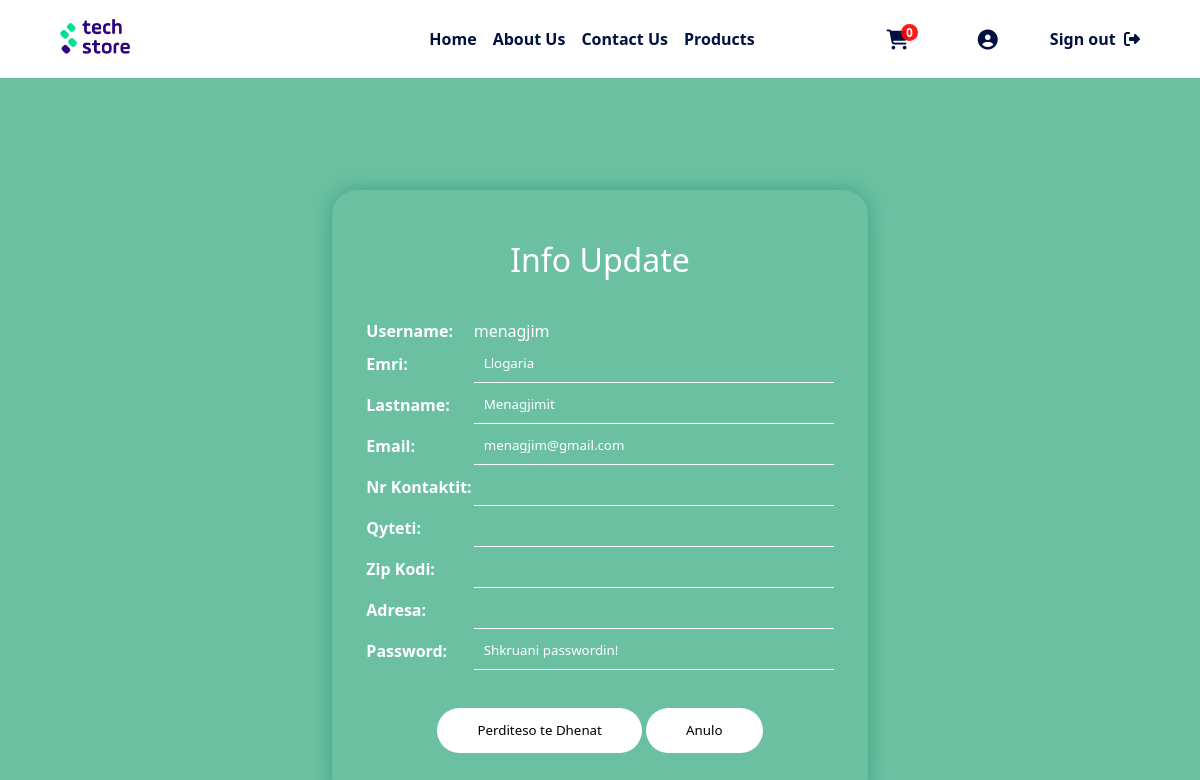
/php/funksione/perditesoTeDhenat.php?userID=3 (signed in), run on the app's committed database.
### tables this page shows
CREATE TABLE IF NOT EXISTS `tedhenatuser` (
  `userID` int(11) NOT NULL,
  `nrKontaktit` varchar(30) DEFAULT NULL,
  `qyteti` varchar(30) DEFAULT NULL,
  `zipKodi` varchar(7) DEFAULT NULL,
  `adresa` varchar(50) DEFAULT NULL,
  KEY `FK_UserTeDhenatUser` (`userID`)
);

CREATE TABLE IF NOT EXISTS `user` (
  `userID` int(11) NOT NULL AUTO_INCREMENT,
  `emri` varchar(20) NOT NULL,
  `mbiemri` varchar(30) DEFAULT NULL,
  `username` varchar(20) NOT NULL,
  `email` varchar(50) DEFAULT NULL,
  `password` varchar(60) NOT NULL,
  `aksesi` int(1) NOT NULL DEFAULT 0,
  PRIMARY KEY (`userID`)
);

### php/db/dbcon.php (called while the page is built)
<?php
class dbCon
{
    private $conn = '';
    private $hostiIDB = 'localhost';
    private $emriDB = 'techstoredb';
    private $dbUsername = 'root';
    private $dbPass = '';
    public function connDB()
    {
        try {
            $this->conn = new PDO(
                "mysql:host=$this->hostiIDB;dbname=$this->emriDB", $this->dbUsername, $this->dbPass,
                [PDO::ATTR_DEFAULT_FETCH_MODE => PDO::FETCH_ASSOC]
            );
        } catch (PDOException $pdoe) {
            die("Nuk mund të lidhej me bazën e të dhënave {$this->emriDB} :" . $pdoe->getMessage());
        }
        return $this->conn;
    }
}
?>

### php/CRUD/userCRUD.php (called while the page is built, shortened)
<?php
require_once('../db/dbcon.php');
class userCRUD extends dbCon
{
    private $userID;
    private $dbConn;
    public function __construct($userID = '', $emri = '', $mbiemri = '', $username = '', $email = '', $password = '', $aksesi = '')
    {
        $this->userID = $userID;
        $this->dbConn = $this->connDB();
    }
    public function setUserID($userID)
    {
        $this->userID = $userID;
    }
    public function shfaqSipasID()
    {
        try {
            $sql = 'SELECT * from user u INNER JOIN tedhenatuser t ON u.userID = t.userID WHERE u.userID = ?';
            $stm = $this->dbConn->prepare($sql);
            $stm->execute([$this->userID]);
            return $stm->fetch();
        } catch (Exception $e) {
            return $e->getMessage();
        }
    }
}
?>

### php/funksione/perditesoTeDhenat.php (the view, shortened to what this page needs)
<?php
require_once('../CRUD/userCRUD.php');
$userCRUD = new userCRUD();
$userCRUD->setUserID($_GET['userID']);
$perdoruesi = $userCRUD->shfaqSipasID();
?>
<!DOCTYPE html>
<html lang="en">
<head>
    <link rel="stylesheet" href="../../css/forms.css" />
    <link rel="stylesheet" href="../../css/mesazhetStyle.css" />
</head>
<body>
    <?php
    include '../design/header.php';
    ?>
    <div class="forms">
        <form name="perditesoTeDhenat" onsubmit="return validimiPerditesoTeDhenat()" method="POST"
            enctype="multipart/form-data">
            <h1 class="form-title">Info Update </h1>
            <table>
                <tr>
                    <td><strong>Username: </strong></td>
                    <td>
                        <?php echo $perdoruesi['username'] ?>
                    </td>
                </tr>
                <tr>
                    <td><strong>Emri:</strong></td>
                    <td>
                        <input type="text" name="emri" value="<?php echo $perdoruesi['emri'] ?>">
                    </td>
                </tr>
                <tr>
                    <td><strong>Lastname: </strong></td>
                    <td>
                        <input type="text" name="mbiemri" value="<?php echo $perdoruesi['mbiemri'] ?>">
                    </td>
                </tr>
                <tr>
                    <td><strong>Email: </strong></td>
                    <td>
                        <input type="email" name="email" value="<?php echo $perdoruesi['email'] ?>">
                    </td>
                </tr>
                <tr>
                    <td><strong>Nr Kontaktit: </strong></td>
                    <td>
                        <input type="text" name="nrKontaktit" value="<?php echo $perdoruesi['nrKontaktit'] ?>">
                    </td>
                </tr>
                <tr>
                    <td><strong>Qyteti: </strong></td>
                    <td>
                        <input type="text" name="qyteti" value="<?php echo $perdoruesi['qyteti'] ?>">
                    </td>
                </tr>
                <tr>
                    <td><strong>Zip Kodi: </strong></td>
                    <td>
                        <input type="text" name="zipKodi" value="<?php echo $perdoruesi['zipKodi'] ?>">
                    </td>
                </tr>
                <tr>
                    <td><strong>Adresa: </strong></td>
                    <td>
                        <input type="text" name="adresa" value="<?php echo $perdoruesi['adresa'] ?>">
                    </td>
                </tr>
                <tr>
                    <td><strong>Password: </strong></td>
                    <td>
                        <input type="password" placeholder="Shkruani passwordin!" name="pass">
                    </td>
                </tr>
            </table>
            <div>
                <input class="button" type="submit" value="Perditeso te Dhenat" name='perditDhenat'>
                <input class="button" onclick="window.location='../userPages/userDashboard.php'" type="button"
                    value="Anulo" name='anulo'>
            </div>
        </form>
    </div>
</body>
</html>

### css/forms.css (style rules this page uses)
body { background-color: #6cc0a2; }
.forms { display: flex; justify-content: space-between; flex-basis: 120em; align-items: center; flex-wrap: wrap; border-radius: 25px; width: fit-content; margin: auto; margin-top: 7em; margin-bottom: 7em; -webkit-box-shadow: 0 0 20px #3aa27e; box-shadow: 0 0 20px #3aa27e; padding: 3em 2em; }
form { display: flex; flex-direction: column; justify-content: space-between; align-items: center; gap: 1.4em; width: 100%; }
.form-title { color: #fff; font-weight: 500; margin-bottom: 15px; }
.forms table { color: white; }
input { color: #fff; background-color: inherit; border: none; border-bottom: 1px solid white; outline: none; width: max(27em, 20vw); padding: 10px; color: white; }
::placeholder { color: white; }
.button { border: none; background-color: white; color: black; padding: 1em 3em; width: auto; border-radius: 25px; margin-top: 1em; }

### data on the page
tedhenatuser: userID.username "menagjim", emri "Llogaria", mbiemri "Menagjimit", email "menagjim@gmail.com"
